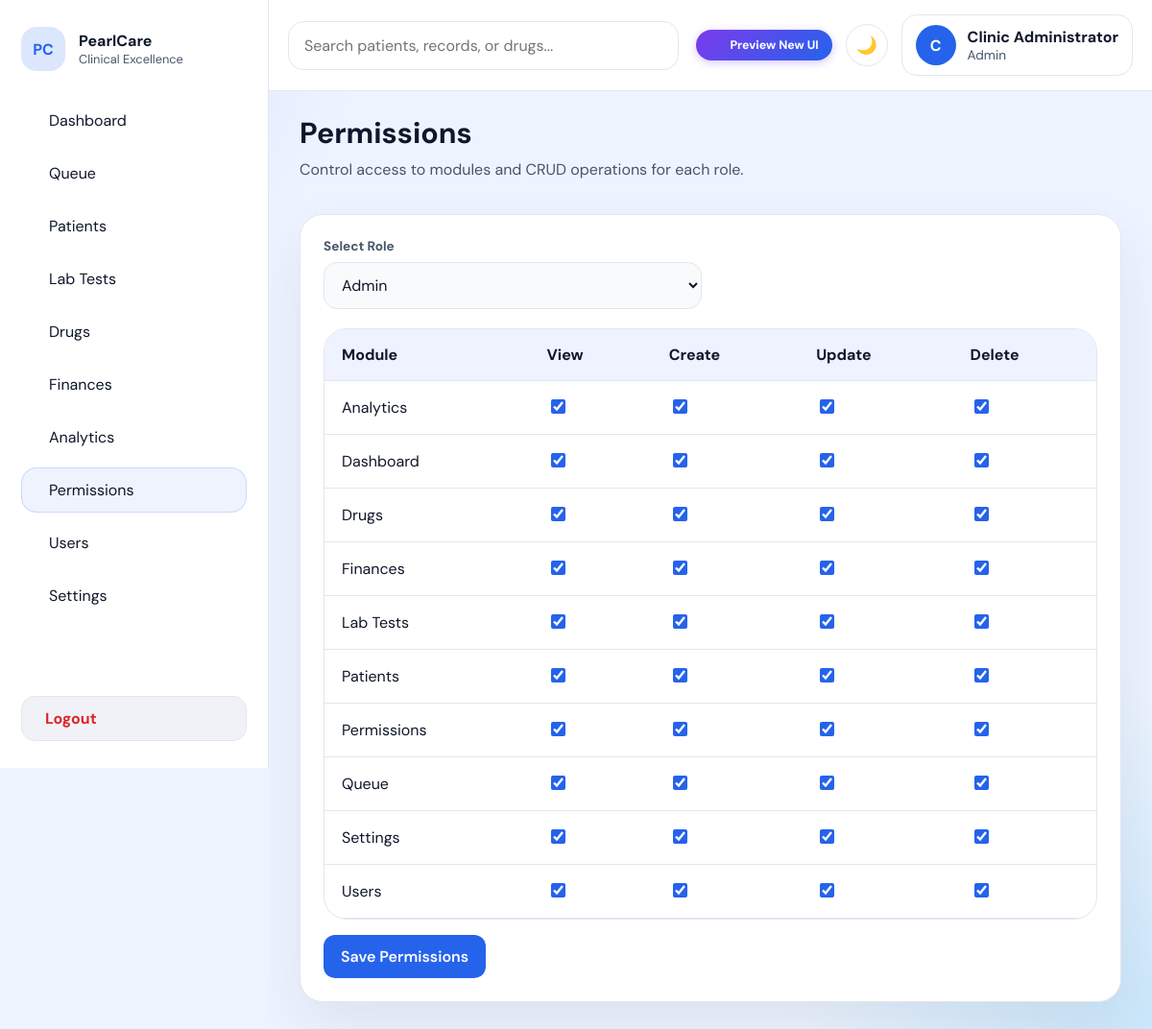
The page /permissions (signed in) on the database its author committed.
### tables this page shows
CREATE TABLE IF NOT EXISTS pages (
  id INT AUTO_INCREMENT PRIMARY KEY,
  page_key VARCHAR(64) NOT NULL UNIQUE,
  label VARCHAR(128) NOT NULL
);

CREATE TABLE IF NOT EXISTS role_permissions (
  id INT AUTO_INCREMENT PRIMARY KEY,
  role VARCHAR(32) NOT NULL,
  page_id INT NOT NULL,
  can_view TINYINT(1) NOT NULL DEFAULT 0,
  can_insert TINYINT(1) NOT NULL DEFAULT 0,
  can_update TINYINT(1) NOT NULL DEFAULT 0,
  can_delete TINYINT(1) NOT NULL DEFAULT 0,
  created_at TIMESTAMP DEFAULT CURRENT_TIMESTAMP,
  updated_at TIMESTAMP DEFAULT CURRENT_TIMESTAMP ON UPDATE CURRENT_TIMESTAMP,
  FOREIGN KEY (role) REFERENCES roles(role_key) ON DELETE CASCADE,
  FOREIGN KEY (page_id) REFERENCES pages(id) ON DELETE CASCADE,
  UNIQUE KEY unique_role_page (role, page_id)
);

### core/Controller.php (called while the page is built, shortened)
<?php
abstract class Controller {
    protected function render(string $view, array $data = []): void {
        $viewsPath = __DIR__ . '/../app/Views/';
        extract($data);
        require $viewsPath . 'layouts/main.php';
        require $viewsPath . $view . '.php';
        require $viewsPath . 'layouts/footer.php';
    }
}

### app/Controllers/PermissionController.php (called while the page is built, shortened)
<?php
class PermissionController extends Controller {
    public function index(): void {
        $conn = db();
        $roles = $conn->query('SELECT role_key, role_name FROM roles ORDER BY role_name');
        $currentRole  = $_GET['role'] ?? 'admin';
        $selectedRole = $conn->real_escape_string($currentRole);
        $rolePerms    = [];
        $result = $conn->query("SELECT rp.page_id,rp.can_view,rp.can_insert,rp.can_update,rp.can_delete FROM role_permissions rp WHERE rp.role = '$selectedRole'");
        if ($result) {
            while ($row = $result->fetch_assoc()) {
                $rolePerms[$row['page_id']] = $row;
            }
        }
        $pages = $conn->query('SELECT id, page_key, label FROM pages ORDER BY label');
        $this->render('permissions/index', [
            'pageTitle'   => 'Permissions',
            'pageSubtitle'=> 'Control access to modules and CRUD operations for each role.',
            'activePage'  => 'Permissions',
            'roles'       => $roles,
            'pages'       => $pages,
            'currentRole' => $currentRole,
            'rolePerms'   => $rolePerms,
        ]);
    }
}

### index.php (called while the page is built, shortened)
<?php
require_once __DIR__ . '/config/config.php';
require_once __DIR__ . '/core/Controller.php';
$app = new App();
$app->any('/',                  [AuthController::class,       'redirect']);
$app->any('/login',             [AuthController::class,       'login']);
$app->get('/logout',            [AuthController::class,       'logout']);
$app->any('/dashboard',         [DashboardController::class,  'index']);
$app->any('/queue',             [QueueController::class,      'index']);
$app->any('/patients',          [PatientController::class,    'index']);
$app->get('/patients/profile',  [PatientController::class,    'profile']);
$app->get('/patients/print',    [PatientController::class,    'print']);
$app->any('/lab-tests',         [LabTestController::class,    'index']);
$app->any('/drugs',             [DrugController::class,       'index']);
$app->any('/finances',          [FinanceController::class,    'index']);
$app->get('/analytics',         [AnalyticsController::class,  'index']);
$app->any('/permissions',       [PermissionController::class, 'index']);
$app->any('/users',             [UserController::class,       'index']);
$app->any('/settings',          [SettingsController::class,   'index']);
$app->any('/ajax',              [AjaxController::class,       'handle']);
$app->run();

### config/config.php (called while the page is built, shortened)
<?php
function e(string $value): string {
    return htmlspecialchars($value, ENT_QUOTES, 'UTF-8');
}

### app/Views/permissions/index.php (the view)
<div class="card">
    <form method="POST" action="<?php echo BASE_URL; ?>/permissions">
        <div class="form-row" style="align-items:flex-end;">
            <div class="form-group" style="flex:1;">
                <label class="form-label">Select Role</label>
                <select name="role" class="form-input" onchange="window.location.href='<?php echo BASE_URL; ?>/permissions?role='+encodeURIComponent(this.value)">
                    <?php if ($roles): while ($role = $roles->fetch_assoc()): ?>
                        <option value="<?php echo e($role['role_key']); ?>" <?php echo $role['role_key']===$currentRole?'selected':''; ?>><?php echo e($role['role_name']); ?></option>
                    <?php endwhile; endif; ?>
                </select>
            </div>
        </div>
        <div class="table-wrap" style="margin-top:20px;">
            <table>
                <thead><tr><th>Module</th><th>View</th><th>Create</th><th>Update</th><th>Delete</th></tr></thead>
                <tbody>
                    <?php if ($pages): while ($page = $pages->fetch_assoc()):
                        $perm = $rolePerms[$page['id']] ?? ['can_view'=>0,'can_insert'=>0,'can_update'=>0,'can_delete'=>0];
                    ?>
                    <tr>
                        <td><?php echo e($page['label']); ?></td>
                        <td><input type="checkbox" name="permissions[<?php echo $page['id']; ?>][view]"   <?php echo $perm['can_view']  ?'checked':''; ?>></td>
                        <td><input type="checkbox" name="permissions[<?php echo $page['id']; ?>][insert]" <?php echo $perm['can_insert']?'checked':''; ?>></td>
                        <td><input type="checkbox" name="permissions[<?php echo $page['id']; ?>][update]" <?php echo $perm['can_update']?'checked':''; ?>></td>
                        <td><input type="checkbox" name="permissions[<?php echo $page['id']; ?>][delete]" <?php echo $perm['can_delete']?'checked':''; ?>></td>
                    </tr>
                    <?php endwhile; endif; ?>
                </tbody>
            </table>
        </div>
        <div class="modal-footer" style="justify-content:flex-start;margin-top:16px;padding:0;">
            <button type="submit" class="btn btn-primary">Save Permissions</button>
        </div>
    </form>
</div>

### public/style.css (style rules this page uses)
:root { color-scheme: light; --bg: #eef4ff; --surface: #ffffff; --surface-strong: #f8fafc; --surface-2: #f0f2f8; --border: #e2e6f0; --text: #0f172a; --text-muted: #475569; --text-faint: #64748b; --primary: #2563eb; --primary-strong: #1d4ed8; --success: #16a34a; --success-bg: rgba(22,163,74,0.12); --warning: #f59e0b; --warning-bg: rgba(245,158,11,0.13); --danger: #dc2626; --danger-bg: rgba(220,38,38,0.12); --shadow: 0 25px 60px rgba(15, 23, 42, 0.08); --radius: 24px; --radius-sm: 14px; --transition: 180ms ease; --font: 'DM Sans', sans-serif; --table-header-bg: #eff2ff; }
* { box-sizing: border-box; }
html { scroll-behavior: smooth; }
body { margin: 0; min-height: 100vh; font-family: var(--font); background: radial-gradient(circle at top left, rgba(99,102,241,0.18), transparent 24%), radial-gradient(circle at bottom right, rgba(14,165,233,0.16), transparent 24%), var(--bg); color: var(--text); overflow-x: hidden; }
button, input, select, textarea { font: inherit; }
button { cursor: pointer; }
.card { background: var(--surface); border-radius: var(--radius); border: 1px solid var(--border); box-shadow: var(--shadow); padding: 24px; transition: all var(--transition); }
.table-wrap { background: var(--surface); border: 1px solid var(--border); border-radius: var(--radius); overflow: hidden; }
.table-wrap table { width: 100%; border-collapse: collapse; }
.table-wrap th, .table-wrap td { padding: 16px 18px; border-bottom: 1px solid var(--border); }
.table-wrap th { background: var(--table-header-bg); font-weight: 700; text-align: left; }
.btn, button { display: inline-flex; align-items: center; justify-content: center; gap: 8px; border: none; border-radius: 12px; padding: 12px 18px; font-weight: 600; transition: all var(--transition); text-decoration: none; }
.btn-primary, button.btn-primary { background: var(--primary); color: white; }
.form-input { width: 100%; border-radius: 14px; border: 1px solid var(--border); padding: 12px 14px; background: var(--surface-strong); color: var(--text); }
.form-row { display: grid; grid-template-columns: repeat(2, minmax(0, 1fr)); gap: 18px; }
.form-group { display: grid; gap: 8px; }
.form-label { font-size: 0.85rem; font-weight: 700; color: var(--text-muted); }
input[type="checkbox"] { accent-color: var(--primary); width: 15px; height: 15px; cursor: pointer; }
.modal-footer { display: flex; justify-content: flex-end; gap: 12px; margin-top: 20px; }

### rows shown on the page
pages: label "Analytics"
role_permissions: can_view "☑", can_insert "☑", can_update "☑", can_delete "☑"
pages: label "Dashboard"
role_permissions: can_view "☑", can_insert "☑", can_update "☑", can_delete "☑"
pages: label "Drugs"
role_permissions: can_view "☑", can_insert "☑", can_update "☑", can_delete "☑"
pages: label "Finances"
role_permissions: can_view "☑", can_insert "☑", can_update "☑", can_delete "☑"
pages: label "Lab Tests"
role_permissions: can_view "☑", can_insert "☑", can_update "☑", can_delete "☑"
pages: label "Patients"
role_permissions: can_view "☑", can_insert "☑", can_update "☑", can_delete "☑"
pages: label "Permissions"
role_permissions: can_view "☑", can_insert "☑", can_update "☑", can_delete "☑"
pages: label "Queue"
role_permissions: can_view "☑", can_insert "☑", can_update "☑", can_delete "☑"
pages: label "Settings"
role_permissions: can_view "☑", can_insert "☑", can_update "☑", can_delete "☑"
pages: label "Users"
role_permissions: can_view "☑", can_insert "☑", can_update "☑", can_delete "☑"

### other values the page prints
$label "Dashboard Queue Patients Lab Tests Drugs Finances Analytics Permissions Users Settings"
substr($user['full_name'] ?? 'U', 0, 1) "C"
$user['full_name'] "Clinic Administrator"
$user['role'] "Admin"
$pageTitle "Permissions"
$pageSubtitle "Control access to modules and CRUD operations for each role."
form field role "Admin"
